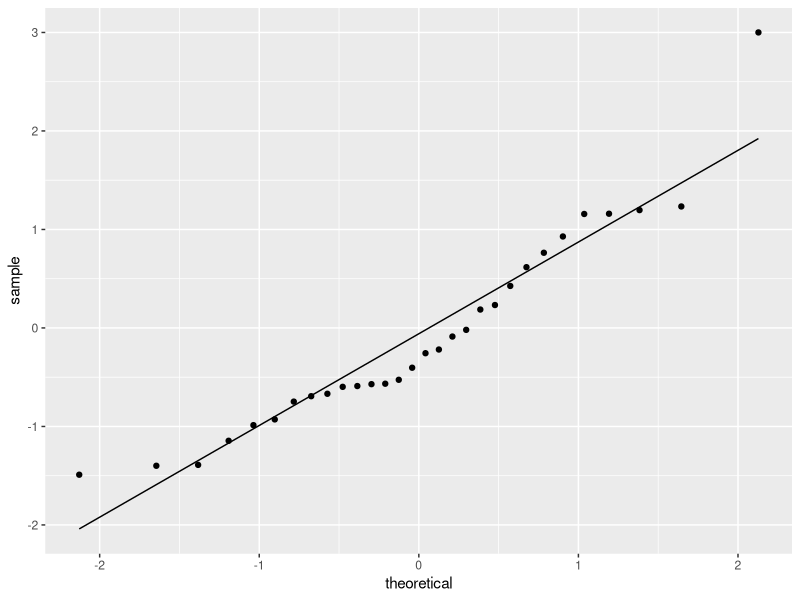
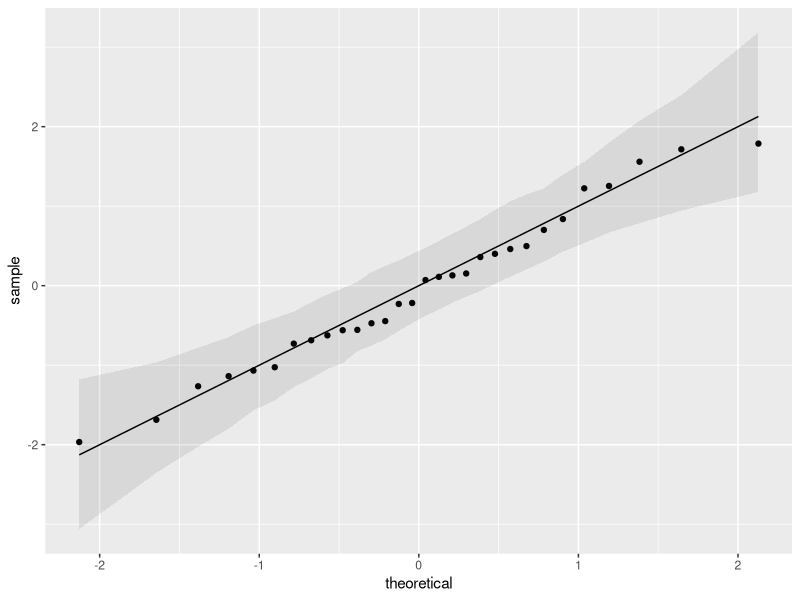

Write R code to recreate these figures, in order.
## ---- chunk 1
library(ggplot2)
library(dplyr)

set.seed(12332)
n <- 30
norm <- data.frame(x = rnorm(n))
norm %>%
  ggplot(aes(sample = x)) +
  geom_qq_line() +
  geom_qq() 
cat('The p-value for SW test is: ', round(shapiro.test(norm$x)$p.value, 4))
## ---- chunk 2
set.seed(123)
eg_norm_CI <- data.frame(x = rnorm(n))

X <- matrix(rnorm(n*1000), nr = n)
X <- apply(X, 2, sort)
Q <- apply(X, 1, quantile, prob = c(0.025, 0.975))
xx <- qnorm(((1:n)-0.5)/n)

eg_norm_CI %>%
  ggplot(aes(sample = x)) +
  geom_qq() +
  geom_ribbon(aes(x = xx, ymin = Q[1, ], ymax = Q[2, ]), alpha = 0.1) +
  geom_line(aes(x = xx, y = xx)) +
  xlab("theoretical") +
  ylab("sample")
